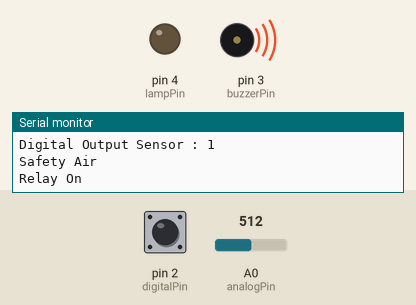
Recording of a sketch running on a simulated Arduino Uno, built with avr-gcc and run on an emulated ATmega328P. On the bench: output pins drawn as LEDs (lit = HIGH), buzzer (waves = sounding, pin HIGH), the last lines printed to the serial monitor. The inputs (shaded band) are chosen by the test bench; at power-on: A0 (analogPin) = 512, pin 2 (digitalPin) HIGH.

Above: at 12.8 s.
12.9 s: A0 (analogPin) set to 795
24.2 s: A0 (analogPin) set to 823
At 34.8 s:
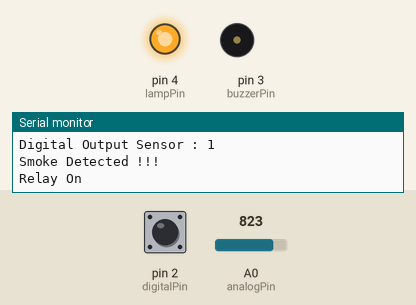
35.5 s: A0 (analogPin) set to 716
At 46.2 s:
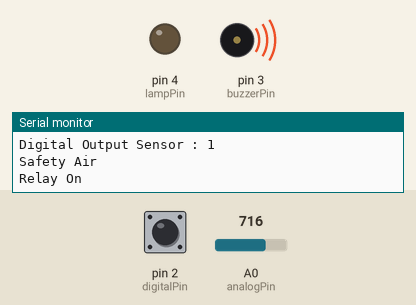
46.5 s: A0 (analogPin) set to 900
At 56.4 s:
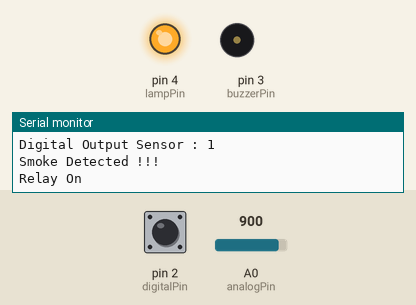
Timing chart, 0 to 57.9 s (numbered marks = the images above; inputs shaded):
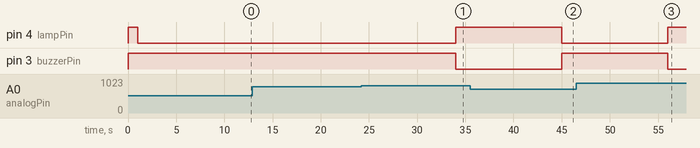

The sketch:

Deteksi_Asap_Rokok_with_Millis.ino
```cpp
//Deklarasi pin Sensor MQ-135
#define analogPin A0
#define digitalPin 2
#define lampPin 4
#define buzzerPin 3

unsigned int sensorValue;
unsigned int outputValue;
int digValue;

//Variabel Millis
unsigned long currentTime;
unsigned long prevTime, prevTime2, prevTime3;
unsigned long readTime;
unsigned long buzzerTime;
unsigned long relayTime;

int stateRelay, stateSensor, stateBuzzer, stateNilai;
int timer1, timer2, timer3;

//Sensor MQ2
void readSensor(){
  sensorValue = analogRead(analogPin);
  Serial.print("Analog Output Sensor : ");
  outputValue = map(sensorValue, 0, 1023, 0, 255);
  Serial.println(outputValue);
  return outputValue;
}

void readValueDigital(){
  digValue = digitalRead(digitalPin);
  Serial.print("Digital Output Sensor : ");
  Serial.println(digValue);
}

void kondisi(){
  if(outputValue > 200 || digValue == 0){
    Serial.println("Smoke Detected !!!");
    digitalWrite(buzzerPin, LOW);
    digitalWrite(lampPin, HIGH);
  }
  else if(outputValue <= 200 && digValue == 1){
    Serial.println("Safety Air");
    digitalWrite(buzzerPin, HIGH);
    digitalWrite(lampPin, LOW);
  }
}

void setup() {
  // put your setup code here, to run once:
  Serial.begin(9600);
  pinMode(buzzerPin, OUTPUT);
  pinMode(lampPin, OUTPUT);
  digitalWrite(buzzerPin, HIGH);
  digitalWrite(lampPin, HIGH);
}

void loop() {
  // put your main code here, to run repeatedly:
  currentTime = millis();
  timer1 = 1000;
  timer2 = 10000;
  if(currentTime - readTime >= timer1 && stateSensor == 0){
    prevTime = currentTime;
    Serial.println("Baca Sensor");
    readSensor();
    readValueDigital();
    kondisi();
    Serial.println("Relay On");
    stateSensor = 1;
  }

  if(stateSensor == 1){
    buzzerTime = currentTime;
    if(buzzerTime - prevTime >= timer2 && stateBuzzer == 0){
      stateBuzzer = 1;
    }

    if(stateBuzzer == 1){
      Serial.println("Kembali ke Awal");
      stateSensor = 0;
      stateBuzzer = 0;
      readTime = currentTime;
    }
  }
}
```

Measured:
- the behaviour switches between 806 and 807 on A0 (analogPin) (found by bisection; images 0 and 1)
- after the input at 24.2 s, pin 4 (lampPin): LOW → HIGH after 9.8 s; pin 3 (buzzerPin): HIGH → LOW after 9.8 s
- after the input at 35.5 s, pin 4 (lampPin): HIGH → LOW after 9.5 s; pin 3 (buzzerPin): LOW → HIGH after 9.5 s
- after the input at 46.5 s, pin 4 (lampPin): LOW → HIGH after 9.5 s; pin 3 (buzzerPin): HIGH → LOW after 9.5 s
